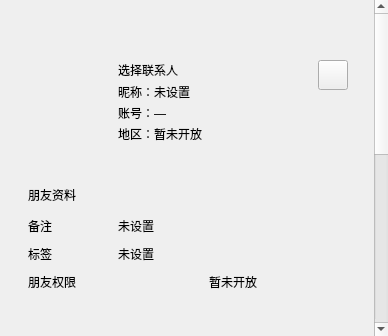
<?xml version="1.0" encoding="UTF-8"?>
<ui version="4.0">
 <class>FriendInfoPage</class>
 <widget class="QWidget" name="FriendInfoPage">
  <property name="windowTitle">
   <string>联系人资料</string>
  </property>
  <layout class="QVBoxLayout" name="page_layout">
   <property name="leftMargin">
    <number>0</number>
   </property>
   <property name="topMargin">
    <number>0</number>
   </property>
   <property name="rightMargin">
    <number>0</number>
   </property>
   <property name="bottomMargin">
    <number>0</number>
   </property>
   <property name="spacing">
    <number>0</number>
   </property>
   <item>
    <widget class="QScrollArea" name="profile_scroll">
     <property name="widgetResizable">
      <bool>true</bool>
     </property>
     <property name="frameShape">
      <enum>QFrame::NoFrame</enum>
     </property>
     <property name="horizontalScrollBarPolicy">
      <enum>Qt::ScrollBarAlwaysOff</enum>
     </property>
     <widget class="QWidget" name="profile_scroll_body">
      <layout class="QHBoxLayout" name="centering_layout" stretch="1,0,1">
       <property name="leftMargin">
        <number>28</number>
       </property>
       <property name="topMargin">
        <number>60</number>
       </property>
       <property name="rightMargin">
        <number>28</number>
       </property>
       <property name="bottomMargin">
        <number>36</number>
       </property>
       <property name="spacing">
        <number>0</number>
       </property>
       <item>
        <spacer name="left_space">
         <property name="orientation">
          <enum>Qt::Horizontal</enum>
         </property>
         <property name="sizeType">
          <enum>QSizePolicy::Expanding</enum>
         </property>
         <property name="sizeHint" stdset="0">
          <size>
           <width>0</width>
           <height>20</height>
          </size>
         </property>
        </spacer>
       </item>
       <item alignment="Qt::AlignTop">
        <widget class="QWidget" name="contact_card">
         <property name="minimumSize">
          <size>
           <width>320</width>
           <height>0</height>
          </size>
         </property>
         <property name="maximumSize">
          <size>
           <width>480</width>
           <height>16777215</height>
          </size>
         </property>
         <property name="sizePolicy">
          <sizepolicy hsizetype="Expanding" vsizetype="Preferred">
           <horstretch>0</horstretch>
           <verstretch>0</verstretch>
          </sizepolicy>
         </property>
         <layout class="QVBoxLayout" name="card_layout">
          <property name="leftMargin">
           <number>0</number>
          </property>
          <property name="topMargin">
           <number>0</number>
          </property>
          <property name="rightMargin">
           <number>0</number>
          </property>
          <property name="bottomMargin">
           <number>0</number>
          </property>
          <property name="spacing">
           <number>0</number>
          </property>
          <item>
           <widget class="QWidget" name="identity_section">
            <layout class="QHBoxLayout" name="identity_layout" stretch="0,1,0">
             <property name="leftMargin">
              <number>0</number>
             </property>
             <property name="topMargin">
              <number>0</number>
             </property>
             <property name="rightMargin">
              <number>0</number>
             </property>
             <property name="bottomMargin">
              <number>0</number>
             </property>
             <property name="spacing">
              <number>18</number>
             </property>
             <item alignment="Qt::AlignTop">
              <widget class="QLabel" name="icon_lb">
               <property name="minimumSize">
                <size>
                 <width>72</width>
                 <height>72</height>
                </size>
               </property>
               <property name="maximumSize">
                <size>
                 <width>72</width>
                 <height>72</height>
                </size>
               </property>
               <property name="text">
                <string />
               </property>
               <property name="alignment">
                <set>Qt::AlignCenter</set>
               </property>
              </widget>
             </item>
             <item>
              <widget class="QWidget" name="identity_text">
               <layout class="QVBoxLayout" name="identity_text_layout">
                <property name="leftMargin">
                 <number>0</number>
                </property>
                <property name="topMargin">
                 <number>0</number>
                </property>
                <property name="rightMargin">
                 <number>0</number>
                </property>
                <property name="bottomMargin">
                 <number>0</number>
                </property>
                <property name="spacing">
                 <number>3</number>
                </property>
                <item>
                 <widget class="QWidget" name="name_container">
                  <layout class="QHBoxLayout" name="name_layout" stretch="0,0,1">
                   <property name="leftMargin">
                    <number>0</number>
                   </property>
                   <property name="topMargin">
                    <number>0</number>
                   </property>
                   <property name="rightMargin">
                    <number>0</number>
                   </property>
                   <property name="bottomMargin">
                    <number>0</number>
                   </property>
                   <property name="spacing">
                    <number>8</number>
                   </property>
                   <item>
                    <widget class="QLabel" name="name_lb">
                     <property name="text">
                      <string>选择联系人</string>
                     </property>
                     <property name="textFormat">
                      <enum>Qt::PlainText</enum>
                     </property>
                     <property name="wordWrap">
                      <bool>true</bool>
                     </property>
                    </widget>
                   </item>
                   <item>
                    <widget class="QLabel" name="sex_lb">
                     <property name="text">
                      <string />
                     </property>
                     <property name="textFormat">
                      <enum>Qt::PlainText</enum>
                     </property>
                     <property name="maximumSize">
                      <size>
                       <width>28</width>
                       <height>28</height>
                      </size>
                     </property>
                    </widget>
                   </item>
                   <item>
                    <spacer name="name_trailing_space">
                     <property name="orientation">
                      <enum>Qt::Horizontal</enum>
                     </property>
                     <property name="sizeType">
                      <enum>QSizePolicy::Expanding</enum>
                     </property>
                     <property name="sizeHint" stdset="0">
                      <size>
                       <width>0</width>
                       <height>20</height>
                      </size>
                     </property>
                    </spacer>
                   </item>
                  </layout>
                 </widget>
                </item>
                <item>
                 <widget class="QLabel" name="nick_lb">
                  <property name="text">
                   <string>昵称：未设置</string>
                  </property>
                  <property name="textFormat">
                   <enum>Qt::PlainText</enum>
                  </property>
                  <property name="wordWrap">
                   <bool>true</bool>
                  </property>
                  <property name="profileRole" stdset="0">
                   <string notr="true">muted</string>
                  </property>
                 </widget>
                </item>
                <item>
                 <widget class="QLabel" name="account_lb">
                  <property name="text">
                   <string>账号：—</string>
                  </property>
                  <property name="textFormat">
                   <enum>Qt::PlainText</enum>
                  </property>
                  <property name="wordWrap">
                   <bool>true</bool>
                  </property>
                  <property name="profileRole" stdset="0">
                   <string notr="true">muted</string>
                  </property>
                 </widget>
                </item>
                <item>
                 <widget class="QLabel" name="region_lb">
                  <property name="text">
                   <string>地区：暂未开放</string>
                  </property>
                  <property name="textFormat">
                   <enum>Qt::PlainText</enum>
                  </property>
                  <property name="profileRole" stdset="0">
                   <string notr="true">muted</string>
                  </property>
                 </widget>
                </item>
               </layout>
              </widget>
             </item>
             <item alignment="Qt::AlignTop">
              <widget class="QPushButton" name="more_btn">
               <property name="minimumSize">
                <size>
                 <width>30</width>
                 <height>30</height>
                </size>
               </property>
               <property name="maximumSize">
                <size>
                 <width>30</width>
                 <height>30</height>
                </size>
               </property>
               <property name="toolTip">
                <string>更多操作</string>
               </property>
               <property name="autoDefault">
                <bool>false</bool>
               </property>
               <property name="text">
                <string />
               </property>
              </widget>
             </item>
            </layout>
           </widget>
          </item>
          <item>
           <spacer name="identity_space">
            <property name="orientation">
             <enum>Qt::Vertical</enum>
            </property>
            <property name="sizeType">
             <enum>QSizePolicy::Fixed</enum>
            </property>
            <property name="sizeHint" stdset="0">
             <size>
              <width>20</width>
              <height>22</height>
             </size>
            </property>
           </spacer>
          </item>
          <item>
           <widget class="QFrame" name="identity_divider">
            <property name="minimumSize">
             <size>
              <width>0</width>
              <height>1</height>
             </size>
            </property>
            <property name="maximumSize">
             <size>
              <width>16777215</width>
              <height>1</height>
             </size>
            </property>
            <property name="profileRole" stdset="0">
             <string notr="true">divider</string>
            </property>
           </widget>
          </item>
          <item>
           <spacer name="friend_heading_space">
            <property name="orientation">
             <enum>Qt::Vertical</enum>
            </property>
            <property name="sizeType">
             <enum>QSizePolicy::Fixed</enum>
            </property>
            <property name="sizeHint" stdset="0">
             <size>
              <width>20</width>
              <height>20</height>
             </size>
            </property>
           </spacer>
          </item>
          <item>
           <widget class="QLabel" name="friend_heading">
            <property name="text">
             <string>朋友资料</string>
            </property>
            <property name="textFormat">
             <enum>Qt::PlainText</enum>
            </property>
            <property name="profileRole" stdset="0">
             <string notr="true">muted</string>
            </property>
           </widget>
          </item>
          <item>
           <spacer name="friend_row_space">
            <property name="orientation">
             <enum>Qt::Vertical</enum>
            </property>
            <property name="sizeType">
             <enum>QSizePolicy::Fixed</enum>
            </property>
            <property name="sizeHint" stdset="0">
             <size>
              <width>20</width>
              <height>8</height>
             </size>
            </property>
           </spacer>
          </item>
          <item>
           <widget class="QWidget" name="bak_lb_row">
            <layout class="QHBoxLayout" name="bak_lb_layout" stretch="0,1">
             <property name="leftMargin">
              <number>0</number>
             </property>
             <property name="topMargin">
              <number>0</number>
             </property>
             <property name="rightMargin">
              <number>0</number>
             </property>
             <property name="bottomMargin">
              <number>0</number>
             </property>
             <property name="spacing">
              <number>12</number>
             </property>
             <item>
              <widget class="QLabel" name="bak_lb_tip">
               <property name="text">
                <string>备注</string>
               </property>
               <property name="textFormat">
                <enum>Qt::PlainText</enum>
               </property>
               <property name="profileRole" stdset="0">
                <string notr="true">muted</string>
               </property>
               <property name="minimumSize">
                <size>
                 <width>78</width>
                 <height>28</height>
                </size>
               </property>
               <property name="maximumSize">
                <size>
                 <width>78</width>
                 <height>16777215</height>
                </size>
               </property>
              </widget>
             </item>
             <item>
              <widget class="QLabel" name="bak_lb">
               <property name="text">
                <string>未设置</string>
               </property>
               <property name="textFormat">
                <enum>Qt::PlainText</enum>
               </property>
               <property name="wordWrap">
                <bool>true</bool>
               </property>
               <property name="textInteractionFlags">
                <set>Qt::TextSelectableByMouse</set>
               </property>
              </widget>
             </item>
            </layout>
           </widget>
          </item>
          <item>
           <widget class="QWidget" name="tags_lb_row">
            <layout class="QHBoxLayout" name="tags_lb_layout" stretch="0,1">
             <property name="leftMargin">
              <number>0</number>
             </property>
             <property name="topMargin">
              <number>0</number>
             </property>
             <property name="rightMargin">
              <number>0</number>
             </property>
             <property name="bottomMargin">
              <number>0</number>
             </property>
             <property name="spacing">
              <number>12</number>
             </property>
             <item>
              <widget class="QLabel" name="tags_lb_tip">
               <property name="text">
                <string>标签</string>
               </property>
               <property name="textFormat">
                <enum>Qt::PlainText</enum>
               </property>
               <property name="profileRole" stdset="0">
                <string notr="true">muted</string>
               </property>
               <property name="minimumSize">
                <size>
                 <width>78</width>
                 <height>28</height>
                </size>
               </property>
               <property name="maximumSize">
                <size>
                 <width>78</width>
                 <height>16777215</height>
                </size>
               </property>
              </widget>
             </item>
             <item>
              <widget class="QLabel" name="tags_lb">
               <property name="text">
                <string>未设置</string>
               </property>
               <property name="textFormat">
                <enum>Qt::PlainText</enum>
               </property>
               <property name="wordWrap">
                <bool>true</bool>
               </property>
               <property name="textInteractionFlags">
                <set>Qt::TextSelectableByMouse</set>
               </property>
              </widget>
             </item>
            </layout>
           </widget>
          </item>
          <item>
           <widget class="QWidget" name="permission_btn_row">
            <layout class="QHBoxLayout" name="permission_btn_layout" stretch="0,1">
             <property name="leftMargin">
              <number>0</number>
             </property>
             <property name="topMargin">
              <number>0</number>
             </property>
             <property name="rightMargin">
              <number>0</number>
             </property>
             <property name="bottomMargin">
              <number>0</number>
             </property>
             <property name="spacing">
              <number>12</number>
             </property>
             <item>
              <widget class="QLabel" name="permission_btn_tip">
               <property name="text">
                <string>朋友权限</string>
               </property>
               <property name="textFormat">
                <enum>Qt::PlainText</enum>
               </property>
               <property name="profileRole" stdset="0">
                <string notr="true">muted</string>
               </property>
               <property name="minimumSize">
                <size>
                 <width>78</width>
                 <height>28</height>
                </size>
               </property>
               <property name="maximumSize">
                <size>
                 <width>78</width>
                 <height>16777215</height>
                </size>
               </property>
              </widget>
             </item>
             <item>
              <widget class="QPushButton" name="permission_btn">
               <property name="text">
                <string>暂未开放</string>
               </property>
               <property name="flat">
                <bool>true</bool>
               </property>
               <property name="autoDefault">
                <bool>false</bool>
               </property>
               <property name="cursor">
                <cursorShape>PointingHandCursor</cursorShape>
               </property>
               <property name="profileRole" stdset="0">
                <string notr="true">placeholder</string>
               </property>
              </widget>
             </item>
            </layout>
           </widget>
          </item>
          <item>
           <spacer name="permissions_space">
            <property name="orientation">
             <enum>Qt::Vertical</enum>
            </property>
            <property name="sizeType">
             <enum>QSizePolicy::Fixed</enum>
            </property>
            <property name="sizeHint" stdset="0">
             <size>
              <width>20</width>
              <height>20</height>
             </size>
            </property>
           </spacer>
          </item>
          <item>
           <widget class="QFrame" name="permissions_divider">
            <property name="minimumSize">
             <size>
              <width>0</width>
              <height>1</height>
             </size>
            </property>
            <property name="maximumSize">
             <size>
              <width>16777215</width>
              <height>1</height>
             </size>
            </property>
            <property name="profileRole" stdset="0">
             <string notr="true">divider</string>
            </property>
           </widget>
          </item>
          <item>
           <spacer name="moments_top_space">
            <property name="orientation">
             <enum>Qt::Vertical</enum>
            </property>
            <property name="sizeType">
             <enum>QSizePolicy::Fixed</enum>
            </property>
            <property name="sizeHint" stdset="0">
             <size>
              <width>20</width>
              <height>12</height>
             </size>
            </property>
           </spacer>
          </item>
          <item>
           <widget class="QWidget" name="moments_btn_row">
            <layout class="QHBoxLayout" name="moments_btn_layout" stretch="0,1">
             <property name="leftMargin">
              <number>0</number>
             </property>
             <property name="topMargin">
              <number>0</number>
             </property>
             <property name="rightMargin">
              <number>0</number>
             </property>
             <property name="bottomMargin">
              <number>0</number>
             </property>
             <property name="spacing">
              <number>12</number>
             </property>
             <item>
              <widget class="QLabel" name="moments_btn_tip">
               <property name="text">
                <string>朋友圈</string>
               </property>
               <property name="textFormat">
                <enum>Qt::PlainText</enum>
               </property>
               <property name="profileRole" stdset="0">
                <string notr="true">muted</string>
               </property>
               <property name="minimumSize">
                <size>
                 <width>78</width>
                 <height>28</height>
                </size>
               </property>
               <property name="maximumSize">
                <size>
                 <width>78</width>
                 <height>16777215</height>
                </size>
               </property>
              </widget>
             </item>
             <item>
              <widget class="QPushButton" name="moments_btn">
               <property name="text">
                <string>暂未开放</string>
               </property>
               <property name="flat">
                <bool>true</bool>
               </property>
               <property name="autoDefault">
                <bool>false</bool>
               </property>
               <property name="cursor">
                <cursorShape>PointingHandCursor</cursorShape>
               </property>
               <property name="profileRole" stdset="0">
                <string notr="true">placeholder</string>
               </property>
              </widget>
             </item>
            </layout>
           </widget>
          </item>
          <item>
           <spacer name="moments_bottom_space">
            <property name="orientation">
             <enum>Qt::Vertical</enum>
            </property>
            <property name="sizeType">
             <enum>QSizePolicy::Fixed</enum>
            </property>
            <property name="sizeHint" stdset="0">
             <size>
              <width>20</width>
              <height>12</height>
             </size>
            </property>
           </spacer>
          </item>
          <item>
           <widget class="QFrame" name="moments_divider">
            <property name="minimumSize">
             <size>
              <width>0</width>
              <height>1</height>
             </size>
            </property>
            <property name="maximumSize">
             <size>
              <width>16777215</width>
              <height>1</height>
             </size>
            </property>
            <property name="profileRole" stdset="0">
             <string notr="true">divider</string>
            </property>
           </widget>
          </item>
          <item>
           <spacer name="channels_top_space">
            <property name="orientation">
             <enum>Qt::Vertical</enum>
            </property>
            <property name="sizeType">
             <enum>QSizePolicy::Fixed</enum>
            </property>
            <property name="sizeHint" stdset="0">
             <size>
              <width>20</width>
              <height>12</height>
             </size>
            </property>
           </spacer>
          </item>
          <item>
           <widget class="QWidget" name="channels_btn_row">
            <layout class="QHBoxLayout" name="channels_btn_layout" stretch="0,1">
             <property name="leftMargin">
              <number>0</number>
             </property>
             <property name="topMargin">
              <number>0</number>
             </property>
             <property name="rightMargin">
              <number>0</number>
             </property>
             <property name="bottomMargin">
              <number>0</number>
             </property>
             <property name="spacing">
              <number>12</number>
             </property>
             <item>
              <widget class="QLabel" name="channels_btn_tip">
               <property name="text">
                <string>视频号</string>
               </property>
               <property name="textFormat">
                <enum>Qt::PlainText</enum>
               </property>
               <property name="profileRole" stdset="0">
                <string notr="true">muted</string>
               </property>
               <property name="minimumSize">
                <size>
                 <width>78</width>
                 <height>28</height>
                </size>
               </property>
               <property name="maximumSize">
                <size>
                 <width>78</width>
                 <height>16777215</height>
                </size>
               </property>
              </widget>
             </item>
             <item>
              <widget class="QPushButton" name="channels_btn">
               <property name="text">
                <string>暂未开放</string>
               </property>
               <property name="flat">
                <bool>true</bool>
               </property>
               <property name="autoDefault">
                <bool>false</bool>
               </property>
               <property name="cursor">
                <cursorShape>PointingHandCursor</cursorShape>
               </property>
               <property name="profileRole" stdset="0">
                <string notr="true">placeholder</string>
               </property>
              </widget>
             </item>
            </layout>
           </widget>
          </item>
          <item>
           <spacer name="channels_bottom_space">
            <property name="orientation">
             <enum>Qt::Vertical</enum>
            </property>
            <property name="sizeType">
             <enum>QSizePolicy::Fixed</enum>
            </property>
            <property name="sizeHint" stdset="0">
             <size>
              <width>20</width>
              <height>12</height>
             </size>
            </property>
           </spacer>
          </item>
          <item>
           <widget class="QFrame" name="channels_divider">
            <property name="minimumSize">
             <size>
              <width>0</width>
              <height>1</height>
             </size>
            </property>
            <property name="maximumSize">
             <size>
              <width>16777215</width>
              <height>1</height>
             </size>
            </property>
            <property name="profileRole" stdset="0">
             <string notr="true">divider</string>
            </property>
           </widget>
          </item>
          <item>
           <spacer name="more_heading_space">
            <property name="orientation">
             <enum>Qt::Vertical</enum>
            </property>
            <property name="sizeType">
             <enum>QSizePolicy::Fixed</enum>
            </property>
            <property name="sizeHint" stdset="0">
             <size>
              <width>20</width>
              <height>20</height>
             </size>
            </property>
           </spacer>
          </item>
          <item>
           <widget class="QLabel" name="more_heading">
            <property name="text">
             <string>更多信息</string>
            </property>
            <property name="textFormat">
             <enum>Qt::PlainText</enum>
            </property>
            <property name="profileRole" stdset="0">
             <string notr="true">muted</string>
            </property>
           </widget>
          </item>
          <item>
           <spacer name="more_row_space">
            <property name="orientation">
             <enum>Qt::Vertical</enum>
            </property>
            <property name="sizeType">
             <enum>QSizePolicy::Fixed</enum>
            </property>
            <property name="sizeHint" stdset="0">
             <size>
              <width>20</width>
              <height>8</height>
             </size>
            </property>
           </spacer>
          </item>
          <item>
           <widget class="QWidget" name="common_groups_btn_row">
            <layout class="QHBoxLayout" name="common_groups_btn_layout" stretch="0,1">
             <property name="leftMargin">
              <number>0</number>
             </property>
             <property name="topMargin">
              <number>0</number>
             </property>
             <property name="rightMargin">
              <number>0</number>
             </property>
             <property name="bottomMargin">
              <number>0</number>
             </property>
             <property name="spacing">
              <number>12</number>
             </property>
             <item>
              <widget class="QLabel" name="common_groups_btn_tip">
               <property name="text">
                <string>共同群聊</string>
               </property>
               <property name="textFormat">
                <enum>Qt::PlainText</enum>
               </property>
               <property name="profileRole" stdset="0">
                <string notr="true">muted</string>
               </property>
               <property name="minimumSize">
                <size>
                 <width>78</width>
                 <height>28</height>
                </size>
               </property>
               <property name="maximumSize">
                <size>
                 <width>78</width>
                 <height>16777215</height>
                </size>
               </property>
              </widget>
             </item>
             <item>
              <widget class="QPushButton" name="common_groups_btn">
               <property name="text">
                <string>暂未开放</string>
               </property>
               <property name="flat">
                <bool>true</bool>
               </property>
               <property name="autoDefault">
                <bool>false</bool>
               </property>
               <property name="cursor">
                <cursorShape>PointingHandCursor</cursorShape>
               </property>
               <property name="profileRole" stdset="0">
                <string notr="true">placeholder</string>
               </property>
              </widget>
             </item>
            </layout>
           </widget>
          </item>
          <item>
           <widget class="QWidget" name="desc_lb_row">
            <layout class="QHBoxLayout" name="desc_lb_layout" stretch="0,1">
             <property name="leftMargin">
              <number>0</number>
             </property>
             <property name="topMargin">
              <number>0</number>
             </property>
             <property name="rightMargin">
              <number>0</number>
             </property>
             <property name="bottomMargin">
              <number>0</number>
             </property>
             <property name="spacing">
              <number>12</number>
             </property>
             <item>
              <widget class="QLabel" name="desc_lb_tip">
               <property name="text">
                <string>个性签名</string>
               </property>
               <property name="textFormat">
                <enum>Qt::PlainText</enum>
               </property>
               <property name="profileRole" stdset="0">
                <string notr="true">muted</string>
               </property>
               <property name="minimumSize">
                <size>
                 <width>78</width>
                 <height>28</height>
                </size>
               </property>
               <property name="maximumSize">
                <size>
                 <width>78</width>
                 <height>16777215</height>
                </size>
               </property>
              </widget>
             </item>
             <item>
              <widget class="QLabel" name="desc_lb">
               <property name="text">
                <string>暂无个人描述</string>
               </property>
               <property name="textFormat">
                <enum>Qt::PlainText</enum>
               </property>
               <property name="wordWrap">
                <bool>true</bool>
               </property>
               <property name="textInteractionFlags">
                <set>Qt::TextSelectableByMouse</set>
               </property>
              </widget>
             </item>
            </layout>
           </widget>
          </item>
          <item>
           <widget class="QWidget" name="source_lb_row">
            <layout class="QHBoxLayout" name="source_lb_layout" stretch="0,1">
             <property name="leftMargin">
              <number>0</number>
             </property>
             <property name="topMargin">
              <number>0</number>
             </property>
             <property name="rightMargin">
              <number>0</number>
             </property>
             <property name="bottomMargin">
              <number>0</number>
             </property>
             <property name="spacing">
              <number>12</number>
             </property>
             <item>
              <widget class="QLabel" name="source_lb_tip">
               <property name="text">
                <string>来源</string>
               </property>
               <property name="textFormat">
                <enum>Qt::PlainText</enum>
               </property>
               <property name="profileRole" stdset="0">
                <string notr="true">muted</string>
               </property>
               <property name="minimumSize">
                <size>
                 <width>78</width>
                 <height>28</height>
                </size>
               </property>
               <property name="maximumSize">
                <size>
                 <width>78</width>
                 <height>16777215</height>
                </size>
               </property>
              </widget>
             </item>
             <item>
              <widget class="QLabel" name="source_lb">
               <property name="text">
                <string>暂无记录</string>
               </property>
               <property name="textFormat">
                <enum>Qt::PlainText</enum>
               </property>
               <property name="wordWrap">
                <bool>true</bool>
               </property>
               <property name="textInteractionFlags">
                <set>Qt::TextSelectableByMouse</set>
               </property>
              </widget>
             </item>
            </layout>
           </widget>
          </item>
          <item>
           <widget class="QWidget" name="added_time_lb_row">
            <layout class="QHBoxLayout" name="added_time_lb_layout" stretch="0,1">
             <property name="leftMargin">
              <number>0</number>
             </property>
             <property name="topMargin">
              <number>0</number>
             </property>
             <property name="rightMargin">
              <number>0</number>
             </property>
             <property name="bottomMargin">
              <number>0</number>
             </property>
             <property name="spacing">
              <number>12</number>
             </property>
             <item>
              <widget class="QLabel" name="added_time_lb_tip">
               <property name="text">
                <string>添加时间</string>
               </property>
               <property name="textFormat">
                <enum>Qt::PlainText</enum>
               </property>
               <property name="profileRole" stdset="0">
                <string notr="true">muted</string>
               </property>
               <property name="minimumSize">
                <size>
                 <width>78</width>
                 <height>28</height>
                </size>
               </property>
               <property name="maximumSize">
                <size>
                 <width>78</width>
                 <height>16777215</height>
                </size>
               </property>
              </widget>
             </item>
             <item>
              <widget class="QLabel" name="added_time_lb">
               <property name="text">
                <string>暂无记录</string>
               </property>
               <property name="textFormat">
                <enum>Qt::PlainText</enum>
               </property>
               <property name="wordWrap">
                <bool>true</bool>
               </property>
               <property name="textInteractionFlags">
                <set>Qt::TextSelectableByMouse</set>
               </property>
              </widget>
             </item>
            </layout>
           </widget>
          </item>
          <item>
           <spacer name="actions_top_space">
            <property name="orientation">
             <enum>Qt::Vertical</enum>
            </property>
            <property name="sizeType">
             <enum>QSizePolicy::Fixed</enum>
            </property>
            <property name="sizeHint" stdset="0">
             <size>
              <width>20</width>
              <height>20</height>
             </size>
            </property>
           </spacer>
          </item>
          <item>
           <widget class="QFrame" name="actions_divider">
            <property name="minimumSize">
             <size>
              <width>0</width>
              <height>1</height>
             </size>
            </property>
            <property name="maximumSize">
             <size>
              <width>16777215</width>
              <height>1</height>
             </size>
            </property>
            <property name="profileRole" stdset="0">
             <string notr="true">divider</string>
            </property>
           </widget>
          </item>
          <item>
           <widget class="QLabel" name="delete_status">
            <property name="text">
             <string />
            </property>
            <property name="textFormat">
             <enum>Qt::PlainText</enum>
            </property>
            <property name="wordWrap">
             <bool>true</bool>
            </property>
           </widget>
          </item>
          <item>
           <widget class="QWidget" name="profile_actions">
            <layout class="QHBoxLayout" name="action_layout" stretch="1,1,1">
             <property name="leftMargin">
              <number>30</number>
             </property>
             <property name="topMargin">
              <number>18</number>
             </property>
             <property name="rightMargin">
              <number>30</number>
             </property>
             <property name="bottomMargin">
              <number>0</number>
             </property>
             <property name="spacing">
              <number>16</number>
             </property>
             <item alignment="Qt::AlignHCenter">
              <widget class="QToolButton" name="msg_chat">
               <property name="minimumSize">
                <size>
                 <width>80</width>
                 <height>64</height>
                </size>
               </property>
               <property name="toolButtonStyle">
                <enum>Qt::ToolButtonTextUnderIcon</enum>
               </property>
               <property name="text">
                <string>发消息</string>
               </property>
               <property name="iconSize">
                <size>
                 <width>24</width>
                 <height>24</height>
                </size>
               </property>
               <property name="cursor">
                <cursorShape>PointingHandCursor</cursorShape>
               </property>
              </widget>
             </item>
             <item alignment="Qt::AlignHCenter">
              <widget class="QToolButton" name="voice_call_btn">
               <property name="minimumSize">
                <size>
                 <width>80</width>
                 <height>64</height>
                </size>
               </property>
               <property name="toolButtonStyle">
                <enum>Qt::ToolButtonTextUnderIcon</enum>
               </property>
               <property name="text">
                <string>语音通话</string>
               </property>
               <property name="iconSize">
                <size>
                 <width>24</width>
                 <height>24</height>
                </size>
               </property>
               <property name="cursor">
                <cursorShape>PointingHandCursor</cursorShape>
               </property>
              </widget>
             </item>
             <item alignment="Qt::AlignHCenter">
              <widget class="QToolButton" name="video_call_btn">
               <property name="minimumSize">
                <size>
                 <width>80</width>
                 <height>64</height>
                </size>
               </property>
               <property name="toolButtonStyle">
                <enum>Qt::ToolButtonTextUnderIcon</enum>
               </property>
               <property name="text">
                <string>视频通话</string>
               </property>
               <property name="iconSize">
                <size>
                 <width>24</width>
                 <height>24</height>
                </size>
               </property>
               <property name="cursor">
                <cursorShape>PointingHandCursor</cursorShape>
               </property>
              </widget>
             </item>
            </layout>
           </widget>
          </item>
         </layout>
        </widget>
       </item>
       <item>
        <spacer name="right_space">
         <property name="orientation">
          <enum>Qt::Horizontal</enum>
         </property>
         <property name="sizeType">
          <enum>QSizePolicy::Expanding</enum>
         </property>
         <property name="sizeHint" stdset="0">
          <size>
           <width>0</width>
           <height>20</height>
          </size>
         </property>
        </spacer>
       </item>
      </layout>
     </widget>
    </widget>
   </item>
  </layout>
 </widget>
 <resources />
 <connections />
</ui>
